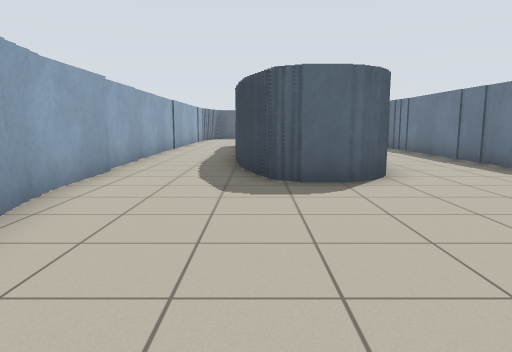
view 1 (above)

14 first-person views from a walk through a robot-simulator world made for Stage. The camera is 1 m above the floor, tilts 8° down and sees 70° across. The lines on the ground mark 1 m squares. The floor is counted in squares, 1 m on a side. Each view is taken from the middle of a square. On the plan, view 1 faces up. The plan holds only what a view shows up to about 13 squares ahead; the rest is blank. The robots in the file are not drawn.

view 2
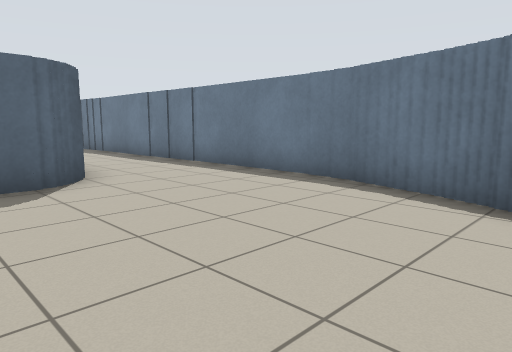

view 3
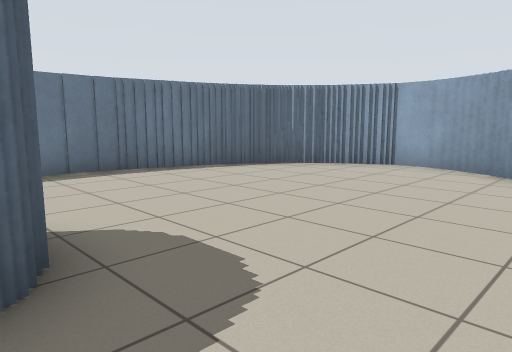

view 4
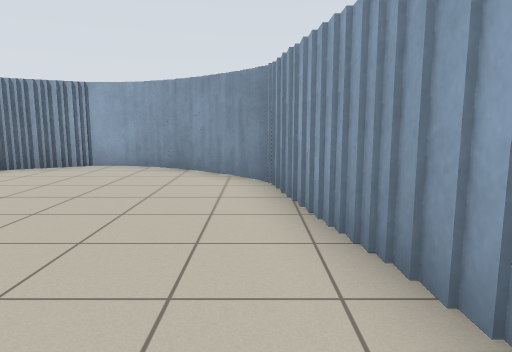

view 5
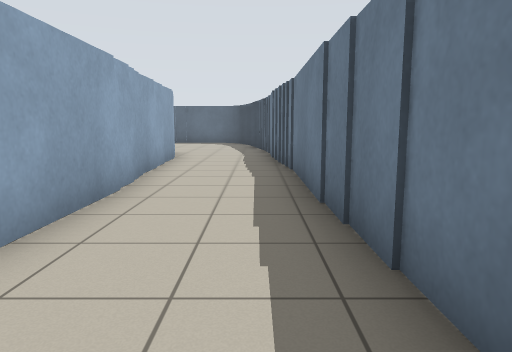

view 6
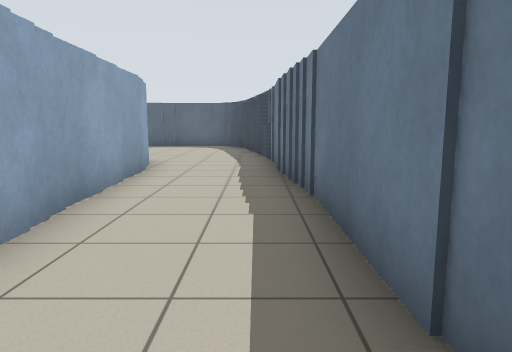

view 7
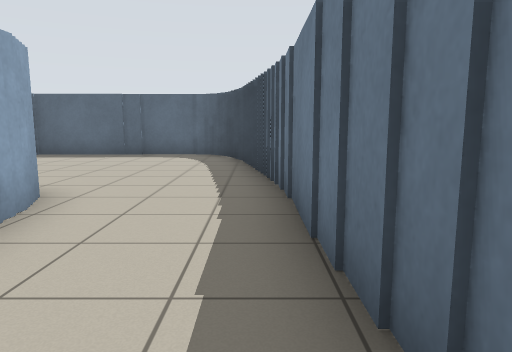

view 8
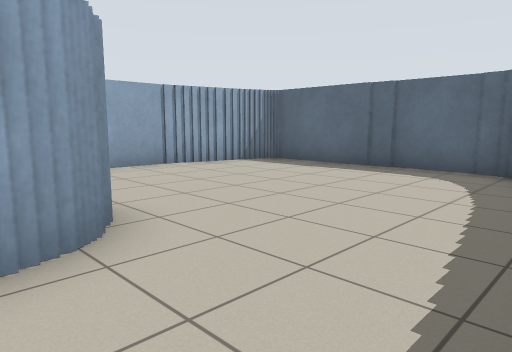

view 9
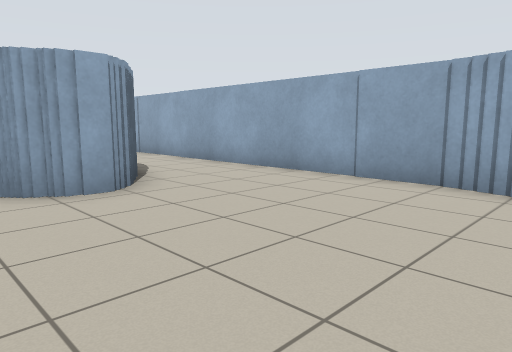

view 10
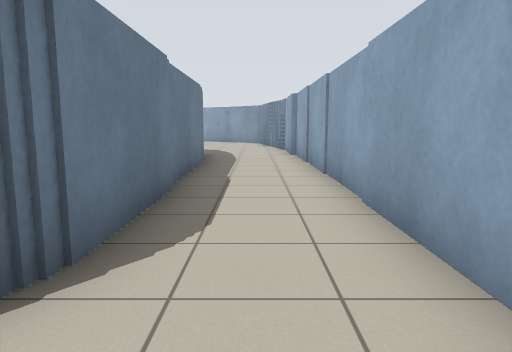

view 11
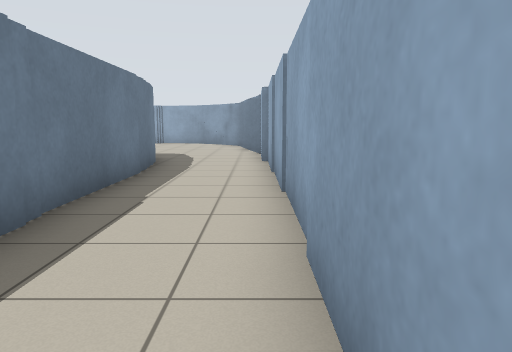

view 12
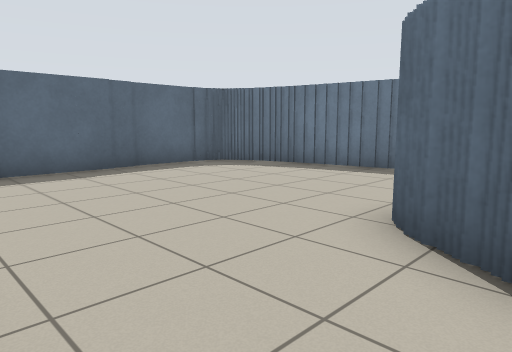

view 13
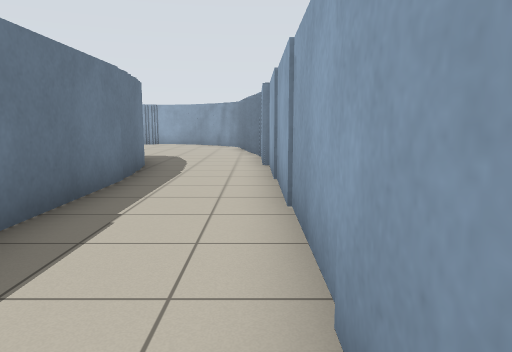

view 14
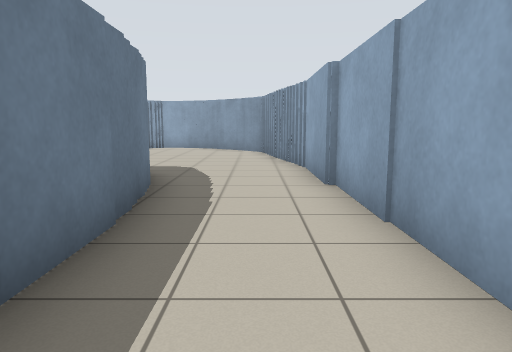

### Floor plan
Ten units are one square. View 1 is at (0, 0); x grows to the right and y downward. Boxes are objects, and circles mark ways between rooms. Rooms are numbered by the first view taken in them; rooms with no view inside come last. Other rooms are left out.
<svg viewBox="-39 -267 104 291">
<path fill="none" stroke="#000" d="M20 -63 4 -63 4 -69M60 -32 60 -124M57 -22 57 -34M55 -15 55 -25M52 -8 52 -16M-26 -32 -26 -20M48 -2 48 -9M-24 -21 -24 -9M-29 -45 -29 -31M42 5 42 0M31 12 36 12M26 14 32 14M22 16 28 16M-19 1 -14 1M-8 12 -2 12M-4 14 1 14M0 16 6 16M5 19 24 19M-31 -80 -31 -41M29 -124 29 -89M4 -196 15 -196M14 -193 19 -193M1 -189 1 -194M21 -191 21 -180M-1 -184 -1 -190M23 -180 23 -172M27 -172 27 -129M52 -204 52 -225M48 -224 48 -240M46 -239 46 -246M55 -171 55 -202M-34 -234 -34 -79M42 -248 42 -256M-31 -245 -31 -232M-29 -255 -29 -244M38 -262 -26 -262 -26 -254M29 -134 29 -124M57 -141 57 -172M60 -124 60 -142M-6 -92 -6 -180M-4 -82 -4 -92"/>
<circle cx="-15" cy="-90" r="3" fill="#2a7"/>
<circle cx="45" cy="-130" r="3" fill="#2a7"/>
<text x="20" y="-40">1</text>
<text x="10" y="-200">2</text>
</svg>
Room 1 opens to room 2.

Where each view was taken, in squares from view 1:
view 1: 0 up, 0 right, facing up
view 2: 0 up, 0 right, facing up-right
view 3: 7 up, 2 left, facing down-right
view 4: 7 up, 2 left, facing down
view 5: 6 up, 5 right, facing up
view 6: 9 up, 5 right, facing up
view 7: 14 up, 5 right, facing up
view 8: 18 up, 5 right, facing up-left
view 9: 25 up, 3 right, facing down-left
view 10: 20 up, 2 left, facing down
view 11: 18 up, 3 left, facing down
view 12: 18 up, 3 left, facing up-right
view 13: 17 up, 3 left, facing down
view 14: 14 up, 2 left, facing down
